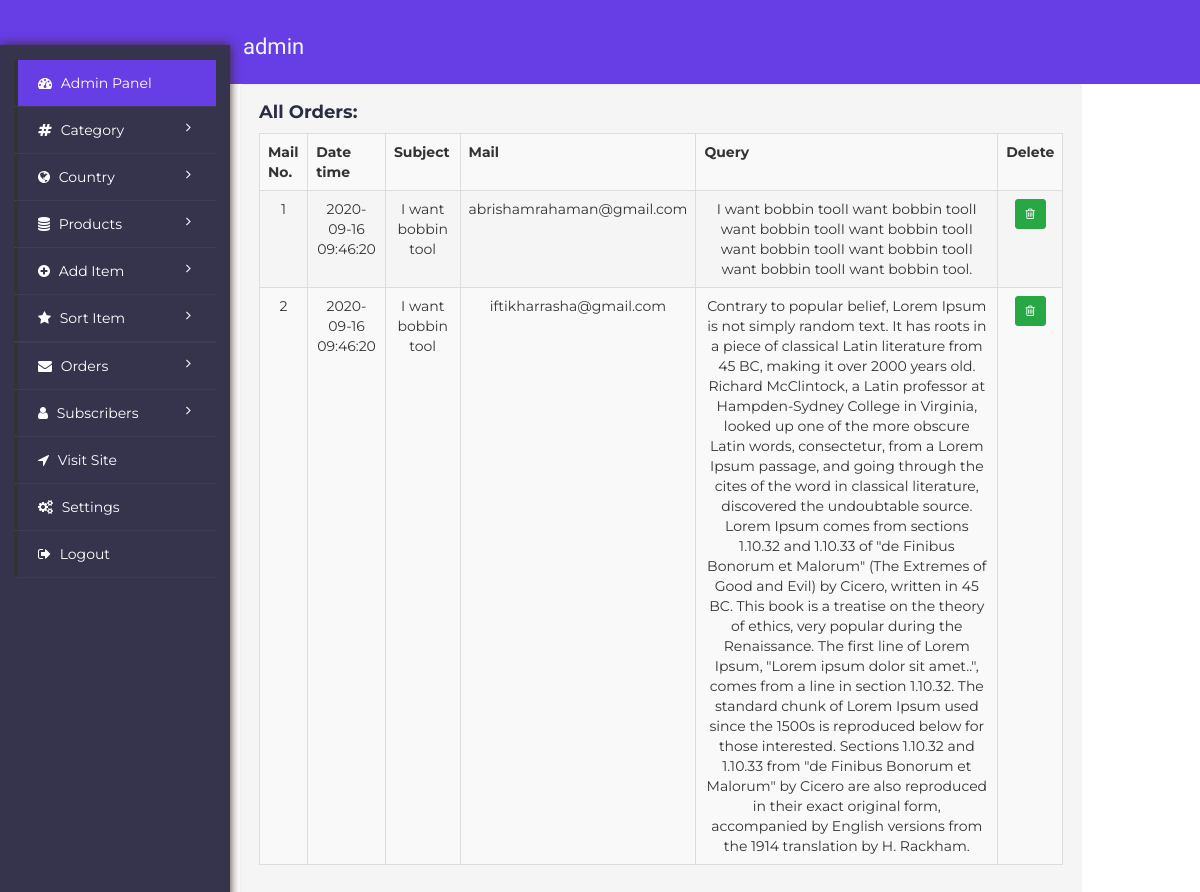
/vPanel/orders/orders.php (signed in), run on an earlier commit of the app's database.
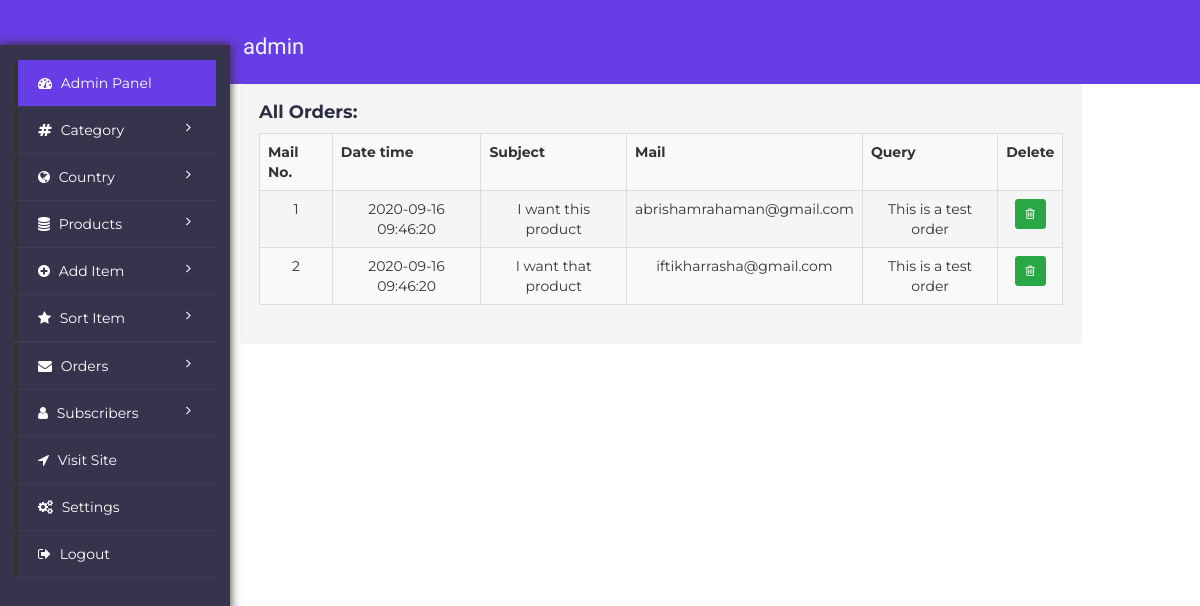
And on a later commit of the database.
### tables this page shows
CREATE TABLE `orders` (
  `order_id` int(11) NOT NULL,
  `name` varchar(50) NOT NULL,
  `subject` varchar(255) NOT NULL,
  `email` varchar(255) NOT NULL,
  `message` text NOT NULL,
  `date_time` varchar(50) NOT NULL
);

### vPanel/includes/functions.php (called while the page is built, shortened)
<?php
include "dbconnect.php";
function Query ($query) {
	global $con;
	try {
		$exec = mysqli_query($con,$query) or die(mysqli_error($con));
		if($exec) {
			return $exec;
		}
	}catch (Exception $e) {
		echo $e->getMessage();
	}
	return false;
}
?>

### vPanel/orders/orders.php (the view, shortened to what this page needs)
<?php
	include "../includes/functions.php";
	include("../partpage/header.php");
?>
<div class="container-fluid">
  <?php include("../partpage/sidebar.php"); ?>
  <div class="col-md-9 content" style="margin-left:10px">
    <div class="panel-body-boots">
      <div class="row">
        <div class="col-xs-12 well">
          <h4>All Orders:
          </h4>
          <div class="text-center">
<?php
	$orderNo = 1;
	$sql = "SELECT * FROM orders";
	$exec = Query($sql);
	if (mysqli_num_rows($exec) < 1) {
?>
      <p class="lead">You Have 0 Orders At This Moment!
      </p>
<?php
	}else{
?>
            <table class="display table order-table table-hover table-striped table-bordered" id="dataTable" width="100%" cellspacing="0">
              <tbody>
                <tr>
                  <th>Mail No.
                  </th>
                  <th>Date time
                  </th>
				  <th>Subject
                  </th>
                  <th>Mail
                  </th>
                  <th>Query
                  </th>
                  <th>Delete
                  </th>
                </tr>
<?php
		while ($post = mysqli_fetch_assoc($exec)) {
			$order_No = $orderNo;
			$subj = $post['subject'];
			$eml = $post['email'];
			$msg = $post['message'];
?>
                <tr>
                  <td><?php echo $order_No; ?>
                  </td>
                  <td>2020-09-16 09:46:20
                  </td>
				  <td><?php echo $subj; ?>
                  </td>
                  <td><?php echo $eml; ?>
                  </td>
                  <td><?php echo $msg; ?>
                  </td>
                  <td>
					 <form action="orders.php" method="post">
						<button type="submit" name="delmail-submit" class="btn btn-sm btn-info waves-effect waves-light" onclick="return confirm('Are you sure to delete this data?')">
						  <i class="fa fa-trash-o">
						  </i>
						</button>
					 </form>
                  </td>
                </tr>
<?php
			$orderNo++;
		}
	}
?>
              </tbody>
            </table>
          </div>
        </div>
      </div>
    </div>
  </div>
</div>
<?php include("../partpage/footer.php"); ?>

What changed in the data, as far as the page shows it:
changed orders "abrishamrahaman@gmail.com": subject "I want bobbin tool" → "I want this product"; message "I want bobbin toolI want bobbin toolI want bobbin toolI want bobbin toolI want bobbin toolI want bobbin toolI want bobbin toolI want bobbin tool." → "This is a test order"
changed orders "iftikharrasha@gmail.com": subject "I want bobbin tool" → "I want that product"; message "Contrary to popular belief, Lorem Ipsum is not simply random text. It has roots in a piece of classical Latin literature from 45 BC, making it over 2000 years old. Richard McClintock, a Latin professor at Hampden-Sydney College in Virginia, looked up one of the more obscure Latin words, consectetur, from a Lorem Ipsum passage, and going through the cites of the word in classical literature, discovered the undoubtable source. Lorem Ipsum comes from sections 1.10.32 and 1.10.33 of \"de Finibus Bonorum et Malorum\" (The Extremes of Good and Evil) by Cicero, written in 45 BC. This book is a treatise on the theory of ethics, very popular during the Renaissance. The first line of Lorem Ipsum,…" → "This is a test order"
